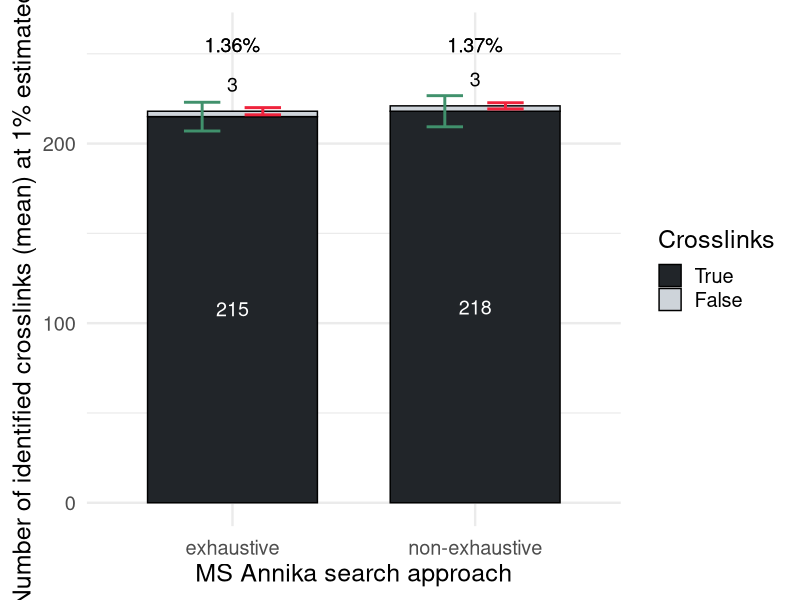

This chart was generated by the following R code:
library(tidyverse)
library(readxl)

df <- read_excel("results.xlsx")

df <- df %>% 
  mutate(errorbar_position = ifelse(Type == "True XL", meanTrue, meanTrue + meanFalse)) %>% 
  mutate(txt_position = ifelse(Type == "True XL", round(meanTrue / 2), round(meanTrue + meanFalse) + 15)) %>% 
  mutate(Type = factor(Type, levels = c("True XL", "False XL")))

# export to 900 x 800

ggplot(df, aes(x=Tool, y=Mean, fill=Type)) +
  geom_bar(stat="identity", color="black", width = 0.7, position = position_stack(reverse = T)) +
  scale_fill_manual(values = c("#212529", "#ced4da"),
                    labels = c("True", "False")) +
  geom_errorbar(aes(x=Tool, ymin=errorbar_position-SD, ymax=errorbar_position+SD), 
                colour = rep(c("#40916c", "#ef233c"), 2), width = 0.3, stat = "identity", linewidth = 1.0,
                position = position_dodge(0.5)) +
  #ggtitle("Dataset of synthetic peptides by Beveridge et al., 2020:\nNumber of identified crosslinks at 1% estimated FDR\n(3 replicates, crosslinker: DSS)") +
  xlab("MS Annika search approach") +
  ylab("Number of identified crosslinks (mean) at 1% estimated FDR") +
  ylim(c(0, 260)) +
  labs(fill="Crosslinks") +
  geom_text(aes(y=txt_position, label=round(Mean, 0)), color = rep(c("white", "black"), 2), size=5.0) +
  geom_text(aes(y = 255, label = paste0(round(FDR, 2), "%")), size=5.0, angle = 0, hjust = 0.5) +
  theme_minimal(base_size = 18) +
  theme(axis.text.x = element_text(angle = 0, hjust = 0.5, vjust = 0.5)) +
  guides(fill = guide_legend(ncol = 1, label.position = "right"))
